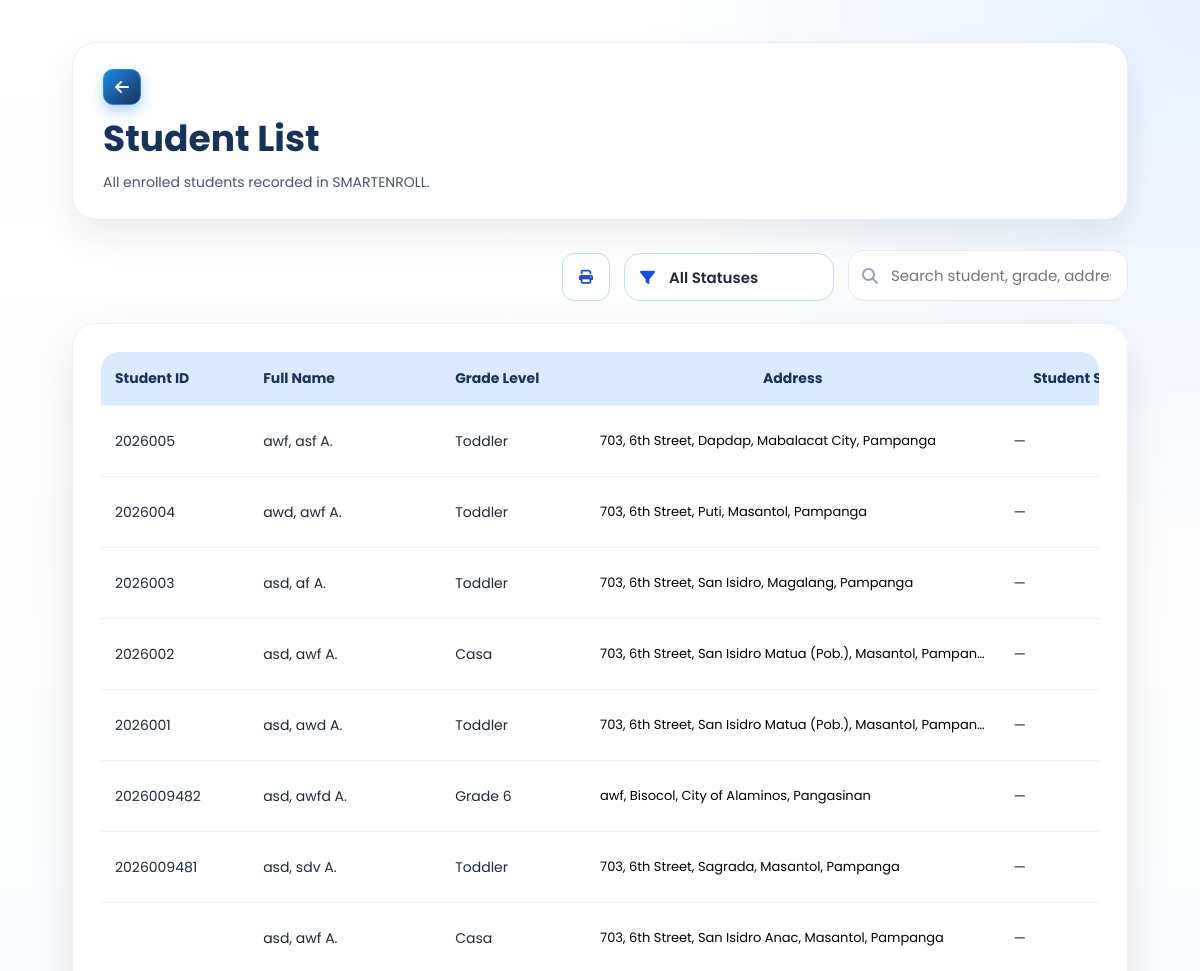
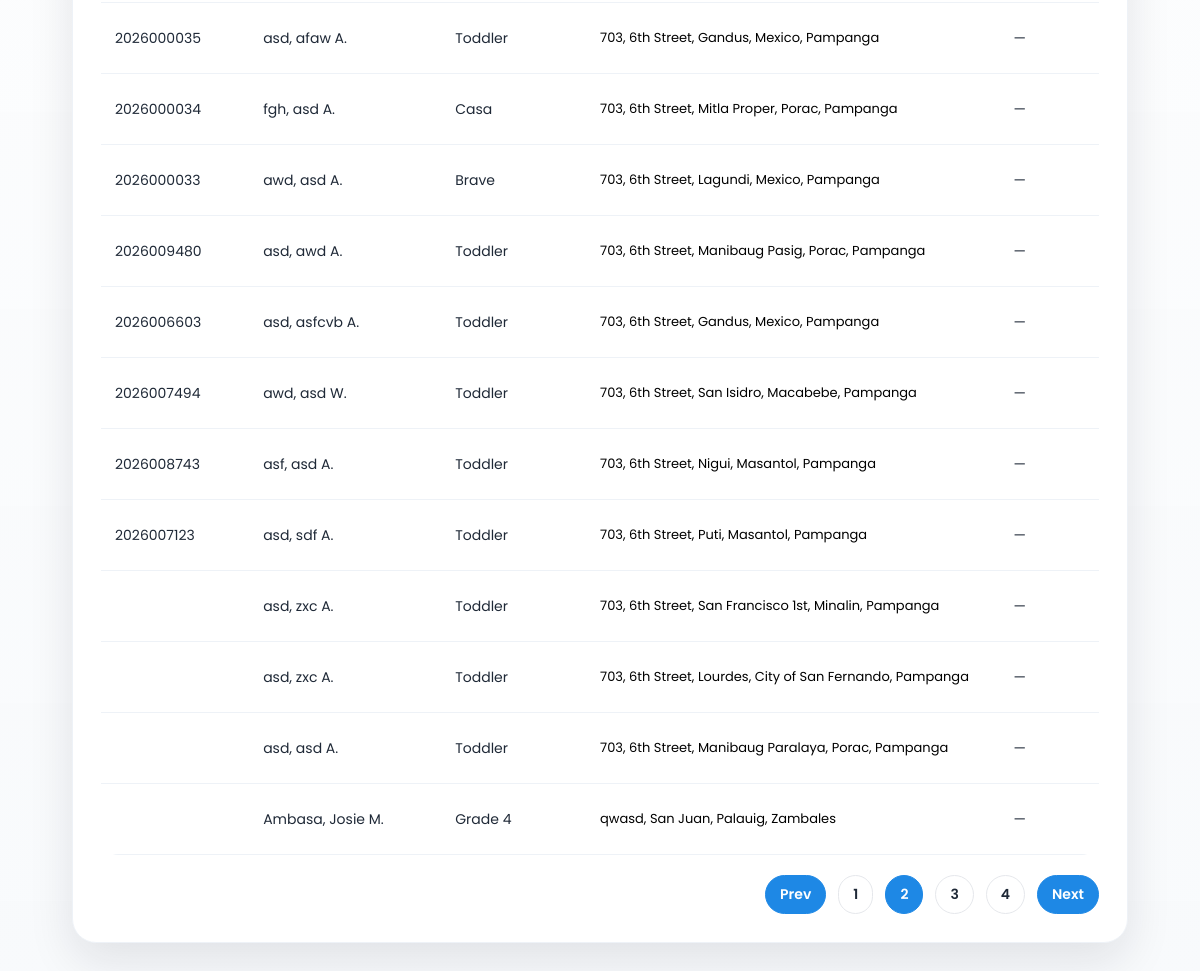
Screenshot of /SmartEnroll/student_list.php?page=2 (signed in) with the database file from the repository (2 pictures, top to bottom).
### tables this page shows
CREATE TABLE `enrollments` (
  `id` int(11) NOT NULL,
  `grade_level` varchar(50) DEFAULT NULL,
  `student_id` varchar(20) DEFAULT NULL,
  `school_year` varchar(20) DEFAULT NULL,
  `student_status` varchar(50) DEFAULT NULL,
  `completion_date` date DEFAULT NULL,
  `learner_lname` varchar(100) DEFAULT NULL,
  `learner_fname` varchar(100) DEFAULT NULL,
  `learner_mname` varchar(100) DEFAULT NULL,
  `learner_ext` varchar(20) DEFAULT NULL,
  `nickname` varchar(100) DEFAULT NULL,
  `sex` varchar(20) DEFAULT NULL,
  `dob` varchar(20) DEFAULT NULL,
  `age` int(11) DEFAULT NULL,
  `mother_tongue` varchar(100) DEFAULT NULL,
  `religion` varchar(100) DEFAULT NULL,
  `email` varchar(150) DEFAULT NULL,
  `province` varchar(100) DEFAULT NULL,
  `municipality` varchar(100) DEFAULT NULL,
  `barangay` varchar(100) DEFAULT NULL,
  `street` varchar(150) DEFAULT NULL,
  `father_lname` varchar(100) DEFAULT NULL,
  `father_fname` varchar(100) DEFAULT NULL,
  `father_mname` varchar(100) DEFAULT NULL,
  `father_occ` varchar(100) DEFAULT NULL,
  `father_contact` varchar(50) DEFAULT NULL,
  `mother_lname` varchar(100) DEFAULT NULL,
  `mother_fname` varchar(100) DEFAULT NULL,
  `mother_mname` varchar(100) DEFAULT NULL,
  `mother_occ` varchar(100) DEFAULT NULL,
  `mother_contact` varchar(50) DEFAULT NULL,
  `mother_maiden` varchar(100) DEFAULT NULL,
  `guardian_type` varchar(50) DEFAULT NULL,
  `guardian_lname` varchar(100) DEFAULT NULL,
  `guardian_fname` varchar(100) DEFAULT NULL,
  `guardian_mname` varchar(100) DEFAULT NULL,
  `guardian_occ` varchar(100) DEFAULT NULL,
  `guardian_contact` varchar(50) DEFAULT NULL,
  `emergency1_name` varchar(150) DEFAULT NULL,
  `emergency1_relationship` varchar(100) DEFAULT NULL,
  `emergency1_contact` varchar(50) DEFAULT NULL,
  `emergency2_name` varchar(150) DEFAULT NULL,
  `emergency2_relationship` varchar(100) DEFAULT NULL,
  `emergency2_contact` varchar(50) DEFAULT NULL,
  `emergency3_name` varchar(150) DEFAULT NULL,
  `emergency3_relationship` varchar(100) DEFAULT NULL,
  `emergency3_contact` varchar(50) DEFAULT NULL,
  `special_needs` text DEFAULT NULL,
  `medication` varchar(10) DEFAULT NULL,
  `medication_details` text DEFAULT NULL,
  `created_at` timestamp NOT NULL DEFAULT current_timestamp()
);

### SmartEnroll/student_list.php (the view, shortened to what this page needs)
<?php
$rows = [];
$error = '';
$page = 1;
$perPage = 20;
$totalPages = 1;
$search = trim((string)($_GET['q'] ?? ''));
$studentStatusFilterOptions = [
    'all' => 'All Statuses',
    'New' => 'New',
    'Continuing' => 'Continuing',
    'Drop' => 'Drop',
    'blank' => 'Not Set',
];
$studentStatusFilter = trim((string)($_GET['student_status'] ?? 'all'));
$isPrintMode = (string)($_GET['print'] ?? '') === '1';
function build_student_list_url(array $overrides = []): string
{
    global $search, $studentStatusFilter, $page, $isPrintMode;
    $params = [
        'q' => $search,
        'student_status' => $studentStatusFilter,
        'page' => $page,
        'print' => $isPrintMode ? '1' : '',
    ];
    foreach ($overrides as $key => $value) {
        $params[$key] = $value;
    }
    foreach ($params as $key => $value) {
        if ($value === null || $value === '') {
            unset($params[$key]);
            continue;
        }
        if ($key === 'student_status' && $value === 'all') {
            unset($params[$key]);
            continue;
        }
        if ($key === 'page' && (int)$value <= 1) {
            unset($params[$key]);
            continue;
        }
    }
    return 'student_list.php' . ($params !== [] ? '?' . http_build_query($params) : '');
}
try {
    $conn = new mysqli('127.0.0.1', 'root', '', 'smartenroll');
    $conn->set_charset('utf8mb4');
    $page = isset($_GET['page']) ? (int)$_GET['page'] : 1;
    $whereClauses = [];
    $queryTypes = '';
    $queryValues = [];
    $whereSql = $whereClauses !== [] ? 'WHERE ' . implode(' AND ', $whereClauses) : '';
    $filteredCountStmt = $conn->prepare("SELECT COUNT(*) AS total FROM enrollments $whereSql");
    $filteredCountStmt->execute();
    $filteredRows = (int)($filteredCountStmt->get_result()->fetch_assoc()['total'] ?? 0);
    if ($isPrintMode) {
        $page = 1;
        $totalPages = 1;
        $offset = 0;
    } else {
        $totalPages = max(1, (int)ceil($filteredRows / $perPage));
        $offset = ($page - 1) * $perPage;
    }
    $sql = "SELECT id, student_id, learner_lname, learner_fname, learner_mname, grade_level, street, barangay, municipality, province, student_status
            FROM enrollments
            $whereSql
            ORDER BY id DESC";
    if (!$isPrintMode) {
        $sql .= " LIMIT ? OFFSET ?";
        $queryTypes .= 'ii';
        $queryValues[] = $perPage;
        $queryValues[] = $offset;
    }
    $stmt = $conn->prepare($sql);
    if ($queryValues !== []) {
        $stmt->bind_param($queryTypes, ...$queryValues);
    }
    $stmt->execute();
    $result = $stmt->get_result();
    while ($row = $result->fetch_assoc()) {
        $rows[] = $row;
    }
} catch (Throwable $e) {
    $error = $e->getMessage();
}
?>
<!DOCTYPE html>
<html lang="en">
<head>
    <link rel="stylesheet" href="css/style.css">
    <link rel="stylesheet" href="css/student_list.css">
    <link rel="stylesheet" href="https://cdnjs.cloudflare.com/ajax/libs/font-awesome/6.5.0/css/all.min.css">
</head>
<body class="dashboard-page dashboard-white-page<?php echo $isPrintMode ? ' student-list-print-page' : ''; ?>" data-print-mode="<?php echo $isPrintMode ? '1' : '0'; ?>">
<main class="dashboard-main">
    <div class="dashboard-header student-header">
        <div class="student-header-left">
            <a href="dashboard.php" class="dashboard-link back-left">
                <i class="fa-solid fa-arrow-left"></i>
            </a>
            <div class="student-header-title">
                <h1>Student List</h1>
                <p>All enrolled students recorded in SMARTENROLL.</p>
            </div>
        </div>
    </div>
    <section class="student-list-toolbar">
        <form class="student-filter-form" method="get" action="student_list.php">
            <a href="<?php echo htmlspecialchars(build_student_list_url(['print' => '1', 'page' => null])); ?>" data-print-url="<?php echo htmlspecialchars(build_student_list_url(['print' => '1', 'page' => null])); ?>" class="export-btn print student-print-btn" aria-label="Print List" title="Print List">
                <i class="fa-solid fa-print"></i>
            </a>
            <label class="student-filter-field student-filter-inline">
                <div class="student-filter-select-wrap">
                    <select name="student_status" id="studentStatusFilter" aria-label="Student Status">
                        <?php foreach ($studentStatusFilterOptions as $filterValue => $filterLabel): ?>
                            <option value="<?php echo htmlspecialchars($filterValue); ?>" <?php echo $studentStatusFilter === $filterValue ? 'selected' : ''; ?>>
                                <?php echo htmlspecialchars($filterLabel); ?>
                            </option>
                        <?php endforeach; ?>
                    </select>
                </div>
            </label>
            <div class="student-search student-search-inline">
                <i class="fa-solid fa-magnifying-glass"></i>
                <input id="studentSearch" type="text" name="q" value="<?php echo htmlspecialchars($search); ?>" placeholder="Search student, grade, address, or status">
            </div>
        </form>
    </section>
    <div class="student-list-card">
        <?php if ($error): ?>
            <div class="student-error">
                <strong>Unable to load students.</strong>
                <p><?php echo htmlspecialchars($error); ?></p>
            </div>
        <?php elseif (empty($rows)): ?>
            <div class="student-empty">
                <p>No student records found.</p>
            </div>
        <?php else: ?>
            <div class="student-table-wrap">
                <table class="student-table">
                    <thead>
                        <tr>
                            <th>Student ID</th>
                            <th>Full Name</th>
                            <th>Grade Level</th>
                            <th>Address</th>
                            <th>Student Status</th>
                        </tr>
                    </thead>
                    <tbody>
                        <?php foreach ($rows as $row): ?>
                            <?php
                                $m = trim((string)($row['learner_mname'] ?? ''));
                                $mi = $m !== '' ? strtoupper(mb_substr($m, 0, 1)) . '.' : '';
                                $fullName = trim(
                                    ($row['learner_lname'] ?? '') . ', ' .
                                    ($row['learner_fname'] ?? '') . ' ' . $mi
                                );
                                $fullName = trim(preg_replace('/\s+/', ' ', $fullName), " ,");
                                $addressParts = array_filter([
                                    trim((string)($row['street'] ?? '')),
                                    trim((string)($row['barangay'] ?? '')),
                                    trim((string)($row['municipality'] ?? '')),
                                    trim((string)($row['province'] ?? ''))
                                ], fn($v) => $v !== '');
                                $address = implode(', ', $addressParts);
                                $studentStatus = trim((string)($row['student_status'] ?? ''));
                                $studentStatusClass = strtolower(trim((string)preg_replace('/[^a-z0-9]+/', '-', $studentStatus), '-'));
                            ?>
                            <tr>
                                <td><?php echo htmlspecialchars($row['student_id'] ?? ''); ?></td>
                                <td><?php echo htmlspecialchars($fullName !== '' ? $fullName : '—'); ?></td>
                                <td><?php echo htmlspecialchars($row['grade_level'] ?? ''); ?></td>
                                <td class="address-cell" title="<?php echo htmlspecialchars($address); ?>">
                                    <?php echo htmlspecialchars($address !== '' ? $address : '—'); ?>
                                </td>
                                <td class="student-status-cell">
                                    <?php if ($studentStatus !== ''): ?>
                                        <span class="student-status-pill <?php echo htmlspecialchars($studentStatusClass); ?>">
                                            <?php echo htmlspecialchars($studentStatus); ?>
                                        </span>
                                    <?php else: ?>
                                        —
                                    <?php endif; ?>
                                </td>
                            </tr>
                        <?php endforeach; ?>
                    </tbody>
                </table>
            </div>
            <?php if (!$isPrintMode && $totalPages > 1): ?>
                <div class="pagination">
                    <a class="page-btn nav" href="<?php echo htmlspecialchars(build_student_list_url(['page' => max(1, $page - 1), 'print' => null])); ?>">Prev</a>
                    <?php
                        $start = max(1, $page - 2);
                        $end = min($totalPages, $page + 2);
                        for ($p = $start; $p <= $end; $p++) {
                            $active = $p === $page ? ' active' : '';
                            echo '<a class="page-btn' . $active . '" href="' . htmlspecialchars(build_student_list_url(['page' => $p, 'print' => null])) . '">' . $p . '</a>';
                        }
                    ?>
                    <a class="page-btn nav" href="<?php echo htmlspecialchars(build_student_list_url(['page' => min($totalPages, $page + 1), 'print' => null])); ?>">Next</a>
                </div>
            <?php endif; ?>
        <?php endif; ?>
    </div>
</main>
</body>
</html>

### SmartEnroll/css/style.css (style rules this page uses)
* { margin: 0; padding: 0; box-sizing: border-box; font-family: 'Poppins', sans-serif; }
:root { --logo-blue: #19325a; --logo-blue-light: #1e88e5; --logo-yellow: #fdd835; --logo-yellow-soft: #ffe970; --logo-green: #43a047; }
body, html { height: 100%; color: #fff; }
html { scroll-behavior: smooth; }
body { background: #0f172a; }
.dashboard-page { background: linear-gradient(135deg, rgba(12, 25, 47, 0.72), rgba(25, 50, 90, 0.48)), #f5f6f8; color: #1b1f2a; position: relative; min-height: 100vh; overflow-x: hidden; }
.dashboard-page::before { content: ""; position: fixed; inset: 0; background: linear-gradient(135deg, rgba(12, 25, 47, 0.5), rgba(25, 50, 90, 0.18)), url('../assets/img1.jpg') center center / cover no-repeat; filter: blur(5px) saturate(1.05); transform: scale(1.05); z-index: 0; }
.dashboard-page::after { content: ""; position: fixed; inset: 0; background: radial-gradient(circle at top right, rgba(253, 216, 53, 0.22), transparent 28%), linear-gradient(180deg, rgba(255, 255, 255, 0.08), rgba(255, 255, 255, 0.16)); z-index: 0; pointer-events: none; }
.dashboard-page.dashboard-white-page { background: #f8fafc; }
.dashboard-page.dashboard-white-page::before { display: none; }
.dashboard-page.dashboard-white-page::after { background: radial-gradient(circle at top right, rgba(219, 234, 254, 0.72), transparent 24%), linear-gradient(180deg, rgba(255, 255, 255, 0.96), rgba(248, 250, 252, 1)); }
.dashboard-page.dashboard-white-page .dashboard-header { background: #ffffff; border: 1px solid #e5edf7; box-shadow: 0 16px 36px rgba(15, 23, 42, 0.08); }
.dashboard-page.dashboard-white-page .dashboard-header h1 { color: var(--logo-blue); }
.dashboard-page.dashboard-white-page .dashboard-header p { color: #475467; }
.dashboard-main { width: min(1920px, calc(100vw - 96px)); max-width: 1920px; margin: 0 auto; padding: 42px 24px 56px; position: relative; z-index: 1; }
.dashboard-header { display: flex; align-items: center; justify-content: space-between; gap: 20px; margin-bottom: 30px; padding: 26px 30px; border-radius: 24px; background: linear-gradient(135deg, rgba(255, 255, 255, 0.2), rgba(245, 248, 255, 0.12)); backdrop-filter: blur(14px); box-shadow: 0 20px 48px rgba(4, 12, 26, 0.24); border: 1px solid rgba(255, 255, 255, 0.22); }
.dashboard-header h1 { color: #ffffff; font-size: clamp(2rem, 3vw, 2.6rem); margin-bottom: 6px; }
.dashboard-header p { color: rgba(225, 232, 244, 0.88); font-size: 14px; }
.dashboard-link { text-decoration: none; color: var(--logo-blue); font-weight: 700; background: rgba(253, 216, 53, 0.95); padding: 12px 18px; border-radius: 999px; box-shadow: 0 10px 24px rgba(253, 216, 53, 0.26); transition: transform 0.2s ease, box-shadow 0.2s ease, background 0.2s ease; }

### rows the page displays
enrollments: student "2026005", learner_lname+learner_fname+learner_mname "awf, asf A.", grade_level "Toddler", address "703, 6th Street, Dapdap, Mabalacat City, Pampanga"
enrollments: student "2026004", learner_lname+learner_fname+learner_mname "awd, awf A.", grade_level "Toddler", address "703, 6th Street, Puti, Masantol, Pampanga"
enrollments: student "2026003", learner_lname+learner_fname+learner_mname "asd, af A.", grade_level "Toddler", address "703, 6th Street, San Isidro, Magalang, Pampanga"
enrollments: student "2026002", learner_lname+learner_fname+learner_mname "asd, awf A.", grade_level "Casa", address "703, 6th Street, San Isidro Matua (Pob.), Masantol, Pampan…"
enrollments: student "2026001", learner_lname+learner_fname+learner_mname "asd, awd A.", grade_level "Toddler", address "703, 6th Street, San Isidro Matua (Pob.), Masantol, Pampan…"
enrollments: student "2026009482", learner_lname+learner_fname+learner_mname "asd, awfd A.", grade_level "Grade 6", address "awf, Bisocol, City of Alaminos, Pangasinan"
enrollments: student "2026009481", learner_lname+learner_fname+learner_mname "asd, sdv A.", grade_level "Toddler", address "703, 6th Street, Sagrada, Masantol, Pampanga"
enrollments: learner_lname+learner_fname+learner_mname "asd, awf A.", grade_level "Casa", address "703, 6th Street, San Isidro Anac, Masantol, Pampanga"
enrollments: student "2026000035", learner_lname+learner_fname+learner_mname "asd, afaw A.", grade_level "Toddler", address "703, 6th Street, Gandus, Mexico, Pampanga"
enrollments: student "2026000034", learner_lname+learner_fname+learner_mname "fgh, asd A.", grade_level "Casa", address "703, 6th Street, Mitla Proper, Porac, Pampanga"
enrollments: student "2026000033", learner_lname+learner_fname+learner_mname "awd, asd A.", grade_level "Brave", address "703, 6th Street, Lagundi, Mexico, Pampanga"
enrollments: student "2026009480", learner_lname+learner_fname+learner_mname "asd, awd A.", grade_level "Toddler", address "703, 6th Street, Manibaug Pasig, Porac, Pampanga"
enrollments: student "2026006603", learner_lname+learner_fname+learner_mname "asd, asfcvb A.", grade_level "Toddler", address "703, 6th Street, Gandus, Mexico, Pampanga"
enrollments: student "2026007494", learner_lname+learner_fname+learner_mname "awd, asd W.", grade_level "Toddler", address "703, 6th Street, San Isidro, Macabebe, Pampanga"
enrollments: student "2026008743", learner_lname+learner_fname+learner_mname "asf, asd A.", grade_level "Toddler", address "703, 6th Street, Nigui, Masantol, Pampanga"
enrollments: student "2026007123", learner_lname+learner_fname+learner_mname "asd, sdf A.", grade_level "Toddler", address "703, 6th Street, Puti, Masantol, Pampanga"
enrollments: learner_lname+learner_fname+learner_mname "asd, zxc A.", grade_level "Toddler", address "703, 6th Street, San Francisco 1st, Minalin, Pampanga"
enrollments: learner_lname+learner_fname+learner_mname "asd, zxc A.", grade_level "Toddler", address "703, 6th Street, Lourdes, City of San Fernando, Pampanga"
enrollments: learner_lname+learner_fname+learner_mname "asd, asd A.", grade_level "Toddler", address "703, 6th Street, Manibaug Paralaya, Porac, Pampanga"
enrollments: learner_lname+learner_fname+learner_mname "Ambasa, Josie M.", grade_level "Grade 4", address "qwasd, San Juan, Palauig, Zambales"

### other values shown
form field student_status "All Statuses"
